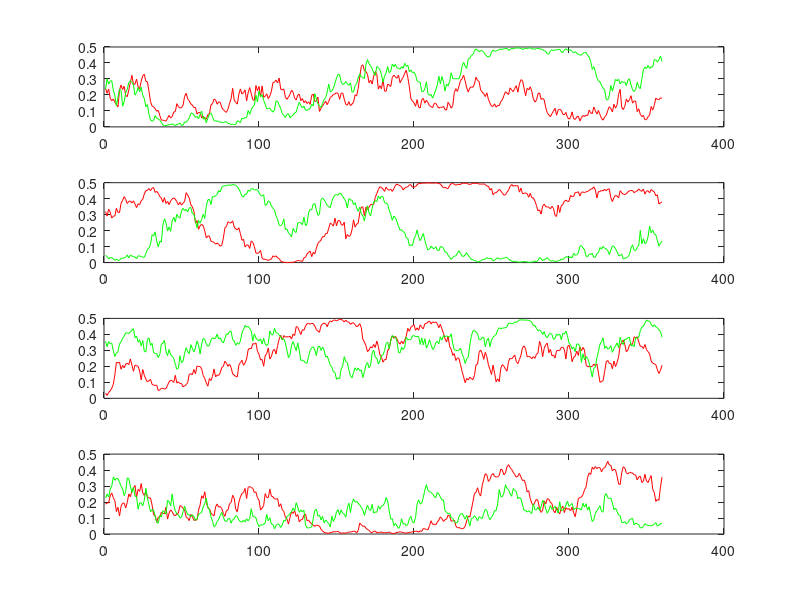

Recreate this plot in MATLAB.
function [bombDrifts, oreDrifts] = makeDrifts(numTrials, driftRate, writeDrifts, plotDrifts)    
% MAKEDRIFTS.M %%%%%%%%%%%%%%%%%%%%%%%%%%%%%%%%%%%%%%%%%%%%%%%%%%%%%%%%%%%%%%%%%%%
%
% Generate a [numTrials, 4] vector of drifting reward probabilities 
% for 4-armed bandit for each of two outcome tracks. 
% Optionally outputs two .csv files in current working directory.
%
% INPUT
% numTrials: number of trials for which to generate probabilities [integer]
% defaults to 360
%
% driftRate: determines how quickly probabilites change [double]
%            defaults to 0.2.
%
% writeDrifts: create a new .csv files? [logical]
% defaults to true (overwriting existing drift file)
%
% plotDrifts: generate plots of probabilities (y) by trial (x) [logical]
% defaults to true
%
%
% OUTPUT
% bombDrifts: [numTrials, 4] vector of probability for bomb on each trial
%
% oreDrifts: [numTrials, 4] vector of probability for ore on each trial
%
% SUBFUNCTIONS
%
% [probVector] = getDriftProb - the function that actually computes the 
%                  drifting probability vector of interest
% 
% ~#wem3#~ [20150404]
%%%%%%%%%%%%%%%%%%%%%%%%%%%%%%%%%%%%%%%%%%%%%%%%%%%%%%%%%%%%%%%%%%%%%%%%%%%%%%%%

if nargin == 0
    numTrials   = 360;
    driftRate   = 0.2; 
    writeDrifts = true;
    plotDrifts  = true;
elseif nargin ~= 4
    assert(nargin==4, 'Please specify driftRate, numTrials, writeDrifs, plotDrifts')
end

ok=0;

while ok == 0
    
    for arm=1:4
        bombDrifts(arm,:) = getDriftProb(numTrials, driftRate);
        oreDrifts(arm,:)  = getDriftProb(numTrials, driftRate);
    end
    
    %Plot outcome probabilities of the 4 slots
    figure;
    subplot(4,1,1); plot(bombDrifts(1,:),'r'); hold on; plot(oreDrifts(1,:),'g')
    subplot(4,1,2); plot(bombDrifts(2,:),'r'); hold on; plot(oreDrifts(2,:),'g')
    subplot(4,1,3); plot(bombDrifts(3,:),'r'); hold on; plot(oreDrifts(3,:),'g')
    subplot(4,1,4); plot(bombDrifts(4,:),'r'); hold on; plot(oreDrifts(4,:),'g')
    
    ok = input('Accept profile? 1 = Yes, 0 = No.\n');
    
end
  
bombDrifts = bombDrifts';
oreDrifts  = oreDrifts';
if writeDrifts == true
    dlmwrite('bombProbDrift.csv', bombDrifts, 'delimiter', ',');
    dlmwrite('oreProbDrift.csv', oreDrifts, 'delimiter', ',');
end

function [probVector] = getDriftProb(numTrials, driftRate)
% subfunction GETDRIFTPROB %%%%%%%%%%%%%%%%%%%%%%%%%%%%%%%%%%%%%%%%%%%%%%%%%%%%%
%
% Function to generate a vector of drifting probabilities 
% with reflecting boundaries of 0 and 0.5. See above for input explanation
%
% Needs a more thorough explanation... 
%
%%%%%%%%%%%%%%%%%%%%%%%%%%%%%%%%%%%%%%%%%%%%%%%%%%%%%%%%%%%%%%%%%%%%%%%%%%%%%%%%

dsigma = driftRate; % reward drift speed
% seed the random number generator
rand('state',sum(100*clock));

decay = sqrt(1-dsigma^2); % make stationary distribution N(0,1)
erfsigma = 1.1; % use probit just slightly fatter than stationary cdf to
                % keep things more linear

x(1) = randn;
p(1) = .5 * (1 + erf(x(1) / erfsigma / sqrt(2)));

for i =2:numTrials
    x(i) = x(i-1) * decay + dsigma * randn;
    p(i) = .5 * (1 + erf(x(i) / erfsigma / sqrt(2)));
end

probVector = p/2;
    
    
    
    
    
    